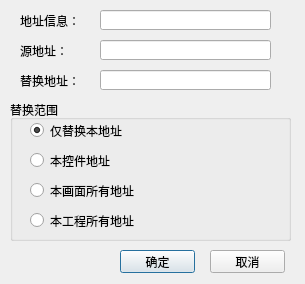
<?xml version="1.0" encoding="UTF-8"?>
<ui version="4.0">
 <class>addrChangeDlg</class>
 <widget class="QDialog" name="addrChangeDlg">
  <property name="geometry">
   <rect>
    <x>0</x>
    <y>0</y>
    <width>305</width>
    <height>284</height>
   </rect>
  </property>
  <property name="windowTitle">
   <string>Dialog</string>
  </property>
  <widget class="QLabel" name="label">
   <property name="geometry">
    <rect>
     <x>20</x>
     <y>40</y>
     <width>77</width>
     <height>21</height>
    </rect>
   </property>
   <property name="text">
    <string>源地址：</string>
   </property>
  </widget>
  <widget class="QLabel" name="label_2">
   <property name="geometry">
    <rect>
     <x>20</x>
     <y>10</y>
     <width>77</width>
     <height>21</height>
    </rect>
   </property>
   <property name="text">
    <string>地址信息：</string>
   </property>
  </widget>
  <widget class="QLabel" name="label_3">
   <property name="geometry">
    <rect>
     <x>20</x>
     <y>70</y>
     <width>76</width>
     <height>21</height>
    </rect>
   </property>
   <property name="text">
    <string>替换地址：</string>
   </property>
  </widget>
  <widget class="QGroupBox" name="groupBox">
   <property name="geometry">
    <rect>
     <x>10</x>
     <y>100</y>
     <width>281</width>
     <height>141</height>
    </rect>
   </property>
   <property name="title">
    <string>替换范围</string>
   </property>
   <widget class="QRadioButton" name="radioButton_1">
    <property name="geometry">
     <rect>
      <x>20</x>
      <y>20</y>
      <width>241</width>
      <height>21</height>
     </rect>
    </property>
    <property name="text">
     <string>仅替换本地址</string>
    </property>
    <property name="checked">
     <bool>true</bool>
    </property>
   </widget>
   <widget class="QRadioButton" name="radioButton_2">
    <property name="geometry">
     <rect>
      <x>20</x>
      <y>50</y>
      <width>251</width>
      <height>21</height>
     </rect>
    </property>
    <property name="text">
     <string>本控件地址</string>
    </property>
   </widget>
   <widget class="QRadioButton" name="radioButton_3">
    <property name="geometry">
     <rect>
      <x>20</x>
      <y>80</y>
      <width>251</width>
      <height>21</height>
     </rect>
    </property>
    <property name="text">
     <string>本画面所有地址</string>
    </property>
   </widget>
   <widget class="QRadioButton" name="radioButton_4">
    <property name="geometry">
     <rect>
      <x>20</x>
      <y>110</y>
      <width>251</width>
      <height>21</height>
     </rect>
    </property>
    <property name="text">
     <string>本工程所有地址</string>
    </property>
   </widget>
  </widget>
  <widget class="QLineEdit" name="lineEdit_info">
   <property name="geometry">
    <rect>
     <x>100</x>
     <y>10</y>
     <width>171</width>
     <height>20</height>
    </rect>
   </property>
  </widget>
  <widget class="QLineEdit" name="lineEdit_addrOld">
   <property name="geometry">
    <rect>
     <x>100</x>
     <y>40</y>
     <width>171</width>
     <height>20</height>
    </rect>
   </property>
  </widget>
  <widget class="QLineEdit" name="lineEdit_addrNew">
   <property name="geometry">
    <rect>
     <x>100</x>
     <y>70</y>
     <width>171</width>
     <height>20</height>
    </rect>
   </property>
  </widget>
  <widget class="QPushButton" name="pushButton_sure">
   <property name="geometry">
    <rect>
     <x>120</x>
     <y>250</y>
     <width>75</width>
     <height>23</height>
    </rect>
   </property>
   <property name="text">
    <string>确定</string>
   </property>
  </widget>
  <widget class="QPushButton" name="pushButton_cancel">
   <property name="geometry">
    <rect>
     <x>210</x>
     <y>250</y>
     <width>75</width>
     <height>23</height>
    </rect>
   </property>
   <property name="text">
    <string>取消</string>
   </property>
  </widget>
  <widget class="QPushButton" name="pushButton_addr">
   <property name="geometry">
    <rect>
     <x>270</x>
     <y>70</y>
     <width>21</width>
     <height>21</height>
    </rect>
   </property>
   <property name="focusPolicy">
    <enum>Qt::NoFocus</enum>
   </property>
   <property name="toolTip">
    <string>注意：该地址只能为内部地址</string>
   </property>
   <property name="text">
    <string/>
   </property>
   <property name="icon">
    <iconset resource="../../resourse.qrc">
     <normaloff>:/addressintput/images/address.bmp</normaloff>:/addressintput/images/address.bmp</iconset>
   </property>
   <property name="flat">
    <bool>true</bool>
   </property>
  </widget>
 </widget>
 <resources>
  <include location="../../resourse.qrc"/>
 </resources>
 <connections/>
</ui>
